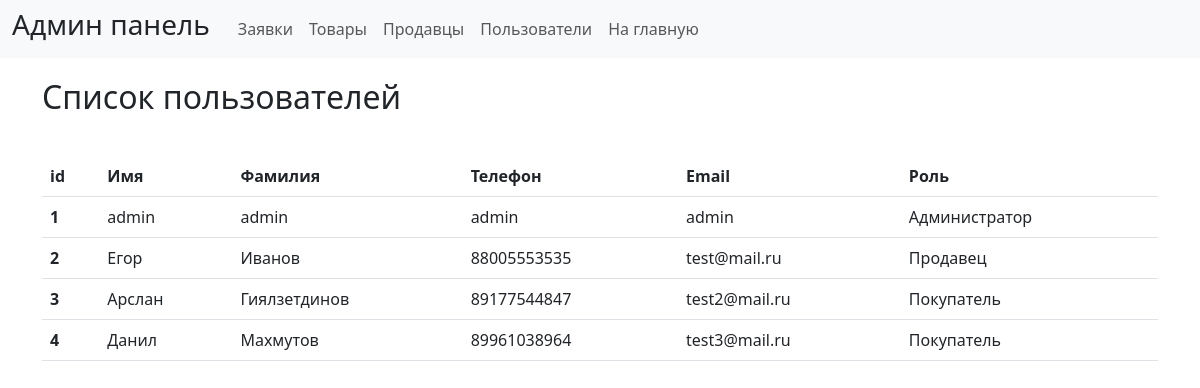
Page /admin/users.php on the earlier database version.
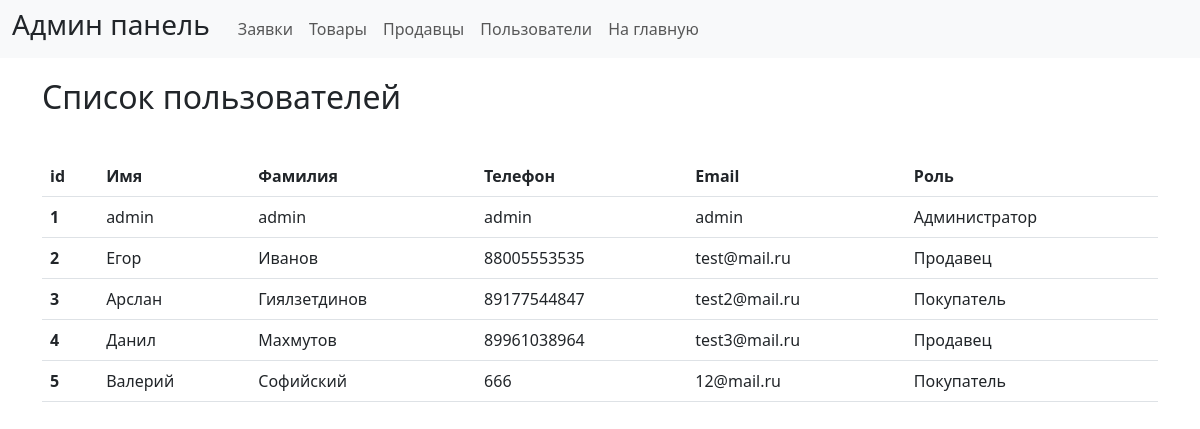
Same page on the later database version.
### tables this page shows
CREATE TABLE `users` (
  `id_user` int NOT NULL,
  `name` varchar(50) NOT NULL,
  `surname` varchar(50) NOT NULL,
  `photo_profile` varchar(300) NOT NULL,
  `password` varchar(50) NOT NULL,
  `phone` varchar(50) NOT NULL,
  `email` varchar(50) NOT NULL,
  `role` int NOT NULL
);

CREATE TABLE `role` (
  `id_role` int NOT NULL,
  `name` varchar(50) NOT NULL
);

### admin/users.php (the view)
<?php
include "./header.php";
require_once "../connect.php";
$seller = "SELECT users.name as name_user, role.name as name_role, surname, phone, email, id_user FROM `users` JOIN `role` on users.role = role.id_role";
$seller_res = mysqli_query($con, $seller);
?>
<div class="container">
    <table class="table caption-top">
        <h2 style="margin: 20px 0 40px 0;">Список пользователей</h2>
        <thead>
            <tr>
                <th scope="col">id</th>
                <th scope="col">Имя</th>
                <th scope="col">Фамилия</th>
                <th scope="col">Телефон</th>
                <th scope="col">Email</th>
                <th scope="col">Роль</th>
            </tr>
        </thead>
        <tbody>
            <?
            while ($seller_info = mysqli_fetch_array($seller_res)) {
            ?>
                <tr>
                    <th scope="row"><?=$seller_info['id_user']?></th>
                    <td><?=$seller_info['name_user']?></td>
                    <td><?=$seller_info['surname']?></td>
                    <td><?=$seller_info['phone']?></td>
                    <td><?=$seller_info['email']?></td>
                    <td><?=$seller_info['name_role']?></td>
                </tr>
            <?
            }
            ?>
        </tbody>
    </table>
</div>
<?php
include "./footer.php";
?>

### admin/header.php (shortened to what this page needs)
<!DOCTYPE html>
<html lang="en">
<head>
    <link rel="stylesheet" href="/admin/css/bootstrap.css">
</head>
<body>
    <header>
        <nav class="navbar navbar-expand-lg bg-body-tertiary">
            <div class="container-fluid">
                <h3 style="margin-right: 20px;">Админ панель</h3>
                <div class="collapse navbar-collapse" id="navbarNavAltMarkup">
                    <div class="navbar-nav">
                        <a class="nav-link" href="./">Заявки</a>
                        <a class="nav-link" href="./productList.php">Товары</a>
                        <a class="nav-link" href="./saller.php">Продавцы</a>
                        <a class="nav-link" href="./users.php">Пользователи</a>
                        <a class="nav-link" href="../">На главную</a>
                    </div>
                </div>
            </div>
        </nav>
    </header>

### admin/footer.php (shortened to what this page needs)
</body>
</html>

Differences in the rows shown:
changed users "Данил": role.name "Покупатель" → "Продавец"
added users: id_user "5", name "Валерий", surname "Софийский", phone "666", email "12@mail.ru", role.name "Покупатель"
